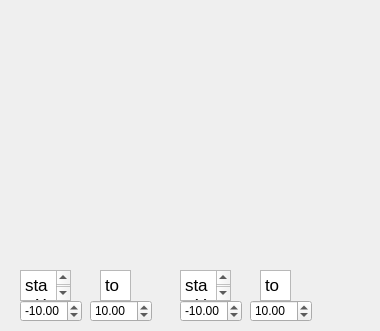
    <widget class="QWidget" name="graph">
     <attribute name="title">
      <string>graph</string>
     </attribute>
     <widget class="QTextBrowser" name="textBrowser_5">
      <property name="geometry">
       <rect>
        <x>20</x>
        <y>270</y>
        <width>51</width>
        <height>31</height>
       </rect>
      </property>
      <property name="html">
       <string>&lt;!DOCTYPE HTML PUBLIC &quot;-//W3C//DTD HTML 4.0//EN&quot; &quot;http://www.w3.org/TR/REC-html40/strict.dtd&quot;&gt;
&lt;html&gt;&lt;head&gt;&lt;meta name=&quot;qrichtext&quot; content=&quot;1&quot; /&gt;&lt;meta charset=&quot;utf-8&quot; /&gt;&lt;style type=&quot;text/css&quot;&gt;
p, li { white-space: pre-wrap; }
&lt;/style&gt;&lt;/head&gt;&lt;body style=&quot; font-family:'.AppleSystemUIFont'; font-size:13pt; font-weight:400; font-style:normal;&quot;&gt;
&lt;p style=&quot; margin-top:0px; margin-bottom:0px; margin-left:0px; margin-right:0px; -qt-block-indent:0; text-indent:0px;&quot;&gt;startX&lt;/p&gt;&lt;/body&gt;&lt;/html&gt;</string>
      </property>
     </widget>
     <widget class="QDoubleSpinBox" name="doubleSpinBox_2">
      <property name="geometry">
       <rect>
        <x>20</x>
        <y>300</y>
        <width>62</width>
        <height>22</height>
       </rect>
      </property>
      <property name="minimum">
       <double>-100.000000000000000</double>
      </property>
      <property name="maximum">
       <double>100.000000000000000</double>
      </property>
      <property name="value">
       <double>-10.000000000000000</double>
      </property>
     </widget>
     <widget class="QTextBrowser" name="textBrowser_3">
      <property name="geometry">
       <rect>
        <x>100</x>
        <y>270</y>
        <width>31</width>
        <height>31</height>
       </rect>
      </property>
      <property name="html">
       <string>&lt;!DOCTYPE HTML PUBLIC &quot;-//W3C//DTD HTML 4.0//EN&quot; &quot;http://www.w3.org/TR/REC-html40/strict.dtd&quot;&gt;
&lt;html&gt;&lt;head&gt;&lt;meta name=&quot;qrichtext&quot; content=&quot;1&quot; /&gt;&lt;meta charset=&quot;utf-8&quot; /&gt;&lt;style type=&quot;text/css&quot;&gt;
p, li { white-space: pre-wrap; }
&lt;/style&gt;&lt;/head&gt;&lt;body style=&quot; font-family:'.AppleSystemUIFont'; font-size:13pt; font-weight:400; font-style:normal;&quot;&gt;
&lt;p style=&quot; margin-top:0px; margin-bottom:0px; margin-left:0px; margin-right:0px; -qt-block-indent:0; text-indent:0px;&quot;&gt;to&lt;/p&gt;&lt;/body&gt;&lt;/html&gt;</string>
      </property>
     </widget>
     <widget class="QDoubleSpinBox" name="doubleSpinBox_1">
      <property name="geometry">
       <rect>
        <x>90</x>
        <y>300</y>
        <width>62</width>
        <height>22</height>
       </rect>
      </property>
      <property name="decimals">
       <number>2</number>
      </property>
      <property name="minimum">
       <double>-100.000000000000000</double>
      </property>
      <property name="maximum">
       <double>100.000000000000000</double>
      </property>
      <property name="value">
       <double>10.000000000000000</double>
      </property>
     </widget>
     <widget class="QTextBrowser" name="textBrowser_2">
      <property name="geometry">
       <rect>
        <x>180</x>
        <y>270</y>
        <width>51</width>
        <height>31</height>
       </rect>
      </property>
      <property name="html">
       <string>&lt;!DOCTYPE HTML PUBLIC &quot;-//W3C//DTD HTML 4.0//EN&quot; &quot;http://www.w3.org/TR/REC-html40/strict.dtd&quot;&gt;
&lt;html&gt;&lt;head&gt;&lt;meta name=&quot;qrichtext&quot; content=&quot;1&quot; /&gt;&lt;meta charset=&quot;utf-8&quot; /&gt;&lt;style type=&quot;text/css&quot;&gt;
p, li { white-space: pre-wrap; }
&lt;/style&gt;&lt;/head&gt;&lt;body style=&quot; font-family:'.AppleSystemUIFont'; font-size:13pt; font-weight:400; font-style:normal;&quot;&gt;
&lt;p style=&quot; margin-top:0px; margin-bottom:0px; margin-left:0px; margin-right:0px; -qt-block-indent:0; text-indent:0px;&quot;&gt;startY&lt;/p&gt;&lt;/body&gt;&lt;/html&gt;</string>
      </property>
     </widget>
     <widget class="QDoubleSpinBox" name="doubleSpinBox_4">
      <property name="geometry">
       <rect>
        <x>180</x>
        <y>300</y>
        <width>62</width>
        <height>22</height>
       </rect>
      </property>
      <property name="minimum">
       <double>-100.000000000000000</double>
      </property>
      <property name="maximum">
       <double>100.000000000000000</double>
      </property>
      <property name="value">
       <double>-10.000000000000000</double>
      </property>
     </widget>
     <widget class="QTextBrowser" name="textBrowser_4">
      <property name="geometry">
       <rect>
        <x>260</x>
        <y>270</y>
        <width>31</width>
        <height>31</height>
       </rect>
      </property>
      <property name="html">
       <string>&lt;!DOCTYPE HTML PUBLIC &quot;-//W3C//DTD HTML 4.0//EN&quot; &quot;http://www.w3.org/TR/REC-html40/strict.dtd&quot;&gt;
&lt;html&gt;&lt;head&gt;&lt;meta name=&quot;qrichtext&quot; content=&quot;1&quot; /&gt;&lt;meta charset=&quot;utf-8&quot; /&gt;&lt;style type=&quot;text/css&quot;&gt;
p, li { white-space: pre-wrap; }
&lt;/style&gt;&lt;/head&gt;&lt;body style=&quot; font-family:'.AppleSystemUIFont'; font-size:13pt; font-weight:400; font-style:normal;&quot;&gt;
&lt;p style=&quot; margin-top:0px; margin-bottom:0px; margin-left:0px; margin-right:0px; -qt-block-indent:0; text-indent:0px;&quot;&gt;to&lt;/p&gt;&lt;/body&gt;&lt;/html&gt;</string>
      </property>
     </widget>
     <widget class="QDoubleSpinBox" name="doubleSpinBox_3">
      <property name="geometry">
       <rect>
        <x>250</x>
        <y>300</y>
        <width>62</width>
        <height>22</height>
       </rect>
      </property>
      <property name="minimum">
       <double>-100.000000000000000</double>
      </property>
      <property name="maximum">
       <double>100.000000000000000</double>
      </property>
      <property name="value">
       <double>10.000000000000000</double>
      </property>
     </widget>
     <widget class="QCustomPlot" name="widget" native="true">
      <property name="geometry">
       <rect>
        <x>30</x>
        <y>10</y>
        <width>341</width>
        <height>211</height>
       </rect>
      </property>
     </widget>
    </widget>
